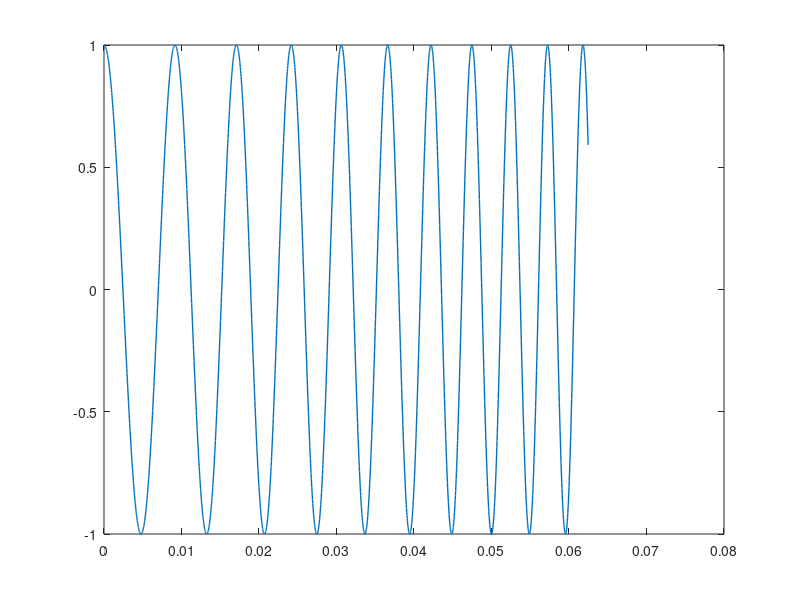

The MATLAB script that drew this image:
clear;
% initialize chirp parameters
f1 = 100;
mu = 2000;
%
% Sampling frequency and interval
fs = 32000;
%fs = 16000;
%fs = 8000;
Ts = 1/fs;
%
% Plot the first 2000 samples
nfinalplot = 2000;
%
% Make the time vector for replayed sound chirp
% Play the chirp for 8 seconds
tfinal = 8;
nsound=0:Ts:tfinal;
%
% Sample the sinusoid.
cnT = cos((pi*mu*(nsound.^2))+(2*pi*f1*nsound));
%
% Make the plot
plot(nsound(1:nfinalplot), cnT(1:nfinalplot), 'LineWidth',1);
%
% Save xnT as a wav sound file, soundfile.wav.
% audiowrite('soundfile.wav', cnT, fs);
%
% Uncomment/edit this next line to save the graph.
% exportgraphics(gcf, 'filename_you_want.jpg');
